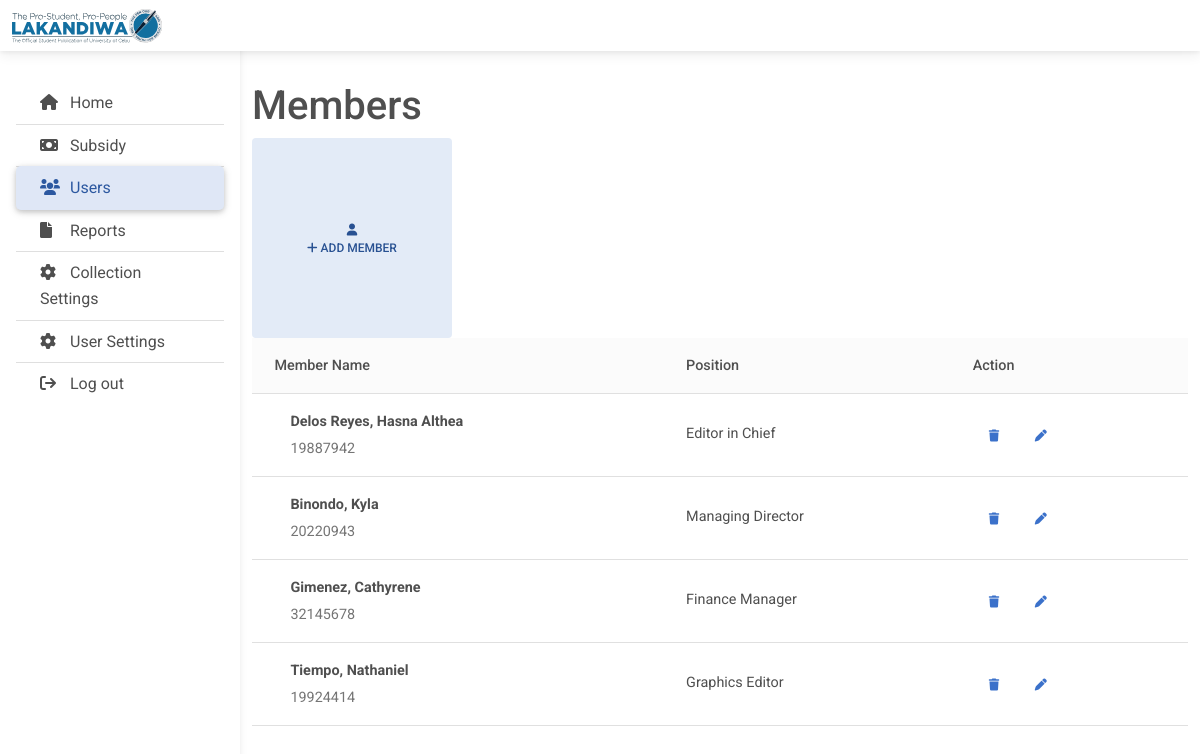
Before: /users (signed in) with the older database file.
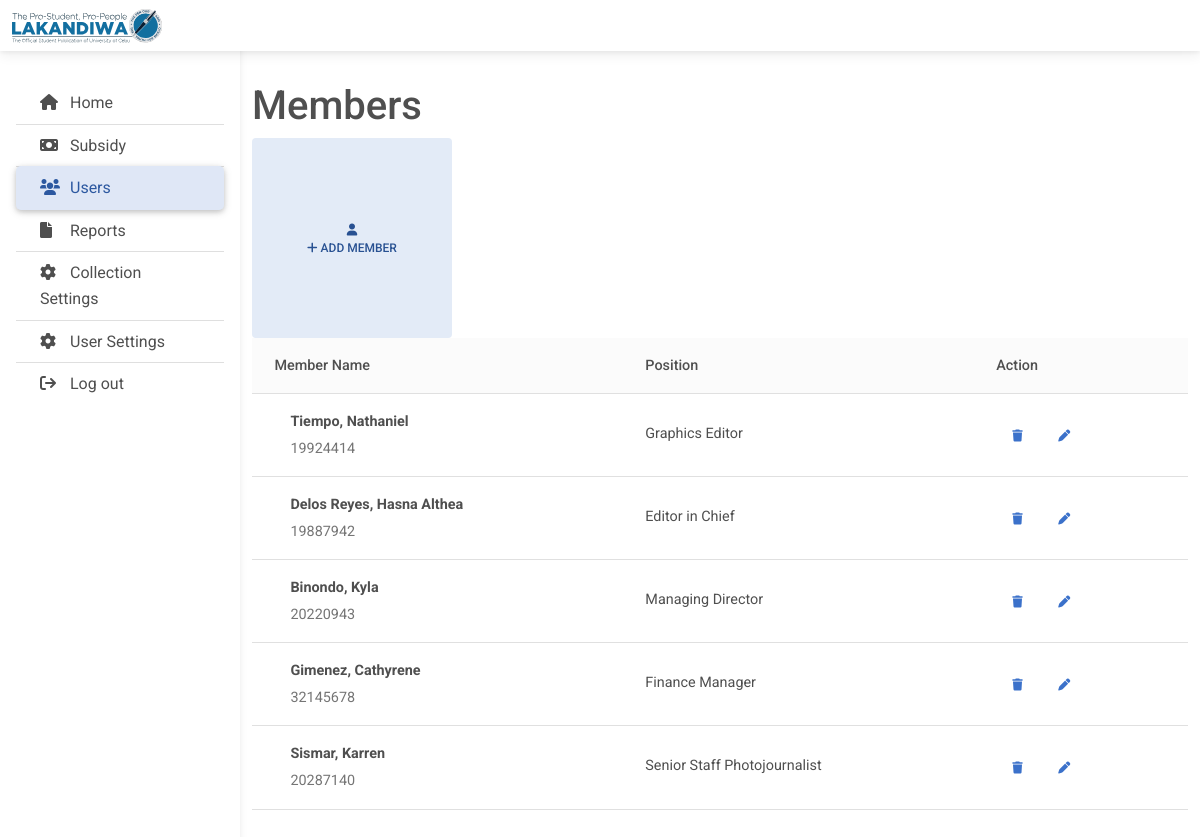
After: the same page with the newer database file.
### models.py (models this page shows, shortened)
class User(db.Model):
    id = db.Column(db.String(8), primary_key = True)
    firstname = db.Column(db.String(100), nullable=False)
    lastname = db.Column(db.String(100), nullable=False)
    password = db.Column(db.String(255), nullable=False)
    position = db.Column(db.String(255), nullable=False)
    status = db.Column(db.String(30), nullable=False)
    collection = db.relationship('Collection', backref='user', lazy=True)
    subsidies_as_member = db.relationship('Subsidy', foreign_keys='Subsidy.member_id', backref='member' ,lazy=True)
    subsidies_as_signer = db.relationship('Subsidy', foreign_keys='Subsidy.signed_by' ,backref='signer' ,lazy=True)

### app.py (the view)
@app.route('/users')
def users():
    if "position" not in session:
        return redirect(url_for('index', message="Login first"))
    allowed = ['Editor in Chief', 'Managing Director', 'Admin']
    if session["position"] not in allowed:
        return redirect(url_for('users', message="Invalid page"))
    title = "Users"
    message = request.args.get('message')
    members = User.query.filter_by(status="active").all()
    return render_template('users.html', title=title, members=members, positions=environment.positions, message=message)

### app.py (called while the page is built)
def setSettings():
    if is_table_empty(SubsidyValue):
        subsidy_value = SubsidyValue(100.00)
        db.session.add(subsidy_value)
        db.session.commit()
    if is_table_empty(CollectionValue):
        collection_value = CollectionValue(100.00)
        db.session.add(collection_value)
        db.session.commit()

@app.before_request
def create_tables():
    db.create_all()
    setSettings()

@app.after_request
def after_request(response):
    response.headers["Cache-Control"] = "no-cache, no-store, must-revalidate"
    response.headers.add(
        'Cache-Control', 'no-store, no-cache, must-revalidate, post-check=0, pre-check=0')
    return response

### util.py (called while the page is built)
def is_table_empty(table):
    query = table.query.first()
    if query:
        return False
    else:
        return True

### templates/users.html (shortened to what this page needs)
{% extends 'base.html' %}
{% block body %}
<main style="margin-top: 58px">
    <div class="container pt-4">
        <section class="mb-4">
            <h1>Members</h1>
            <button type="button" class="btn btn-secondary home-button" data-bs-toggle="modal"
                data-bs-target="#addMemberModal" data-bs-whatever="@mdo"><i class="fa-solid fa-user"></i>
                <br> <i class="fa fa-plus" aria-hidden="true"></i> Add Member</button>
            <table class="table align-middle mb-0 bg-white">
                <thead class="bg-light">
                    <tr>
                        <th>Member Name</th>
                        <th>Position</th>
                        <th>Action</th>
                    </tr>
                </thead>
                <tbody>
                    {% for member in members %}
                    <tr>
                        <td>
                            <div class="d-flex align-items-center">
                                <div class="ms-3">
                                    <p class="fw-bold mb-1">{{member.lastname}}, {{member.firstname }}</p>
                                    <p class="text-muted mb-0">{{member.id}}</p>
                                </div>
                            </div>
                        </td>
                        <td>
                            <p class="fw-normal mb-1">{{member.position}}</p>
                        </td>
                        <td>
                            <button type="button" class="btn btn-link btn-sm btn-rounded" data-bs-toggle="modal"
                                data-bs-target="#deleteMemberModal"
                                onclick="setDeleteModal('{{member.id}}', '{{member.firstname}}', '{{member.lastname}}')">
                                <i class="fa-solid fa-trash"></i>
                            </button>
                            <button type="button" class="btn btn-link btn-sm btn-rounded"
                                onclick="setEditModal('{{member.id}}', '{{member.firstname}}','{{member.lastname}}','{{member.position}}')"
                                data-bs-toggle="modal" data-bs-target="#editMemberModal">
                                <i class="fa-solid fa-pen"></i>
                            </button>
                        </td>
                    </tr>
                    {% endfor %}
                </tbody>
            </table>
        </section>
    </div>
</main>
{% endblock %}

### templates/base.html (shortened to what this page needs)
<!DOCTYPE html>
<html lang="en">
<head>
    <link rel="stylesheet" href="{{url_for('static', filename='css/style.css')}}">
    <link href="https://cdnjs.cloudflare.com/ajax/libs/font-awesome/6.0.0/css/all.min.css" rel="stylesheet" />
    <link href="https://cdnjs.cloudflare.com/ajax/libs/mdb-ui-kit/6.2.0/mdb.min.css" rel="stylesheet" />
</head>
<body>
  {% block sidenav %}
    <header>
        <nav id="sidebarMenu" class="collapse d-lg-block sidebar collapse bg-white">
            <div class="position-sticky">
                <div class="list-group list-group-flush mx-3 mt-4">
                    {% if session.position != 'Admin' %}
                    {% if title == 'Home' %}
                    <a href="{{url_for('home')}}" class="list-group-item list-group-item-action py-2 ripple active">
                        <i class="fa fa-home tab-icon" aria-hidden="true"></i><span>Home</span>
                    </a>
                    {% else %}
                    <a href="{{url_for('home')}}" class="list-group-item list-group-item-action py-2 ripple">
                        <i class="fa fa-home tab-icon" aria-hidden="true"></i><span>Home</span>
                    </a>
                    {% endif %}
                    {% endif %}
                    {% set allowed_subsidy = ['Editor in Chief', 'Managing Director'] %}
                    {% if session.position in allowed_subsidy %}
                    {% if title == 'Subsidy' %}
                    <a href="{{url_for('subsidy')}}" class="list-group-item list-group-item-action py-2 ripple active">
                        <i class="fa-solid fa-money-bill tab-icon"></i><span>Subsidy</span>
                    </a>
                    {% else %}
                    <a href="{{url_for('subsidy')}}" class="list-group-item list-group-item-action py-2 ripple ">
                        <i class="fa-solid fa-money-bill tab-icon"></i><span>Subsidy</span>
                    </a>
                    {% endif %}
                    {% endif %}
                    {% set allowed_users = ['Editor in Chief', 'Managing Director', 'Admin'] %}
                    {% if session.position in allowed_users %}
                    {% if title == 'Users' %}
                    <a href="{{url_for('users')}}" class="list-group-item list-group-item-action py-2 ripple active">
                        <i class="fa fa-users tab-icon" aria-hidden="true"></i><span>Users</span>
                    </a>
                    {% else %}
                    <a href="{{url_for('users')}}" class="list-group-item list-group-item-action py-2 ripple ">
                        <i class="fa fa-users tab-icon" aria-hidden="true"></i><span>Users</span>
                    </a>
                    {% endif %}
                    {% endif %}
                    {% set allowed_reports = ['Editor in Chief', 'Managing Director', 'Finance Manager'] %}
                    {% if session.position in allowed_reports %}
                    {% if title == 'Reports' %}
                    <a href="{{url_for('reports')}}" class="list-group-item list-group-item-action py-2 ripple active ">
                        <i class='fa fa-file tab-icon' aria-hidden="true"></i><span>Reports</span>
                    </a>
                    {% else %}
                    <a href="{{url_for('reports')}}" class="list-group-item list-group-item-action py-2 ripple ">
                        <i class='fa fa-file tab-icon' aria-hidden="true"></i><span>Reports</span>
                    </a>
                    {% endif %}
                    {% endif %}
                    {% set allowed_settings = ['Editor in Chief', 'Managing Director', 'Finance Manager'] %}
                    {% if session.position in allowed_settings %}
                    {% if title == 'Settings' %}
                    <a href="{{url_for('settings')}}" class="list-group-item list-group-item-action py-2 ripple active ">
                        <i class="fa-solid fa-gear tab-icon"></i><span>Collection Settings</span>
                    </a>
                    {% else %}
                    <a href="{{url_for('settings')}}" class="list-group-item list-group-item-action py-2 ripple ">
                        <i class="fa-solid fa-gear tab-icon"></i><span>Collection Settings</span>
                    </a>
                    {% endif %}
                    {% endif %}
                    {% if session.position != 'Admin' %}
                    {% if title == 'User Settings' %}
                    <a href="{{url_for('usersettings')}}" class="list-group-item list-group-item-action py-2 ripple active ">
                        <i class="fa-solid fa-gear tab-icon"></i><span>User Settings</span>
                    </a>
                    {% else %}
                    <a href="{{url_for('usersettings')}}" class="list-group-item list-group-item-action py-2 ripple ">
                        <i class="fa-solid fa-gear tab-icon"></i><span>User Settings</span>
                    </a>
                    {% endif %}
                    {% endif %}
                    <button class="list-group-item list-group-item-action py-2 ripple " data-bs-toggle="modal" data-bs-target="#exampleModal">
                        <i class="fa fa-sign-out tab-icon" aria-hidden="true"></i><span>Log out</span>
                    </button>
                </div>
            </div>
        </nav>
        <nav id="main-navbar" class="navbar navbar-expand-lg navbar-light bg-white fixed-top">
            <div class="container-fluid">
                <img src="{{url_for('static',filename='images/lakandiwa.svg')}}" style="width:150px;" alt="">
            </div>
        </nav>
    </header>
    {% endblock %}
    {% block body %}
    {% endblock %}
</body>
</html>

### static/css/style.css (style rules this page uses)
body, html { height: 100%; margin: 0; padding: 0; }
body { background-color: #fbfbfb; }
@media (min-width: 991.98px) { main { padding-left: 240px; } }
.sidebar { position: fixed; top: 0; bottom: 0; left: 0; padding: 58px 0 0; box-shadow: 0 2px 5px 0 rgb(0 0 0 / 5%), 0 2px 10px 0 rgb(0 0 0 / 5%); width: 240px; z-index: 600; }
.sidebar .active { border-radius: 5px; box-shadow: 0 2px 5px 0 rgb(0 0 0 / 16%), 0 2px 10px 0 rgb(0 0 0 / 12%); }
.tab-icon { width: 30px; }
.home-button { width: 200px; height: 200px; }

Changed rows visible on the page:
shown differently, row unchanged: User "Tiempo": moves up the list
added User: lastname "Sismar", firstname "Karren", id "20287140", position "Senior Staff Photojournalist"
